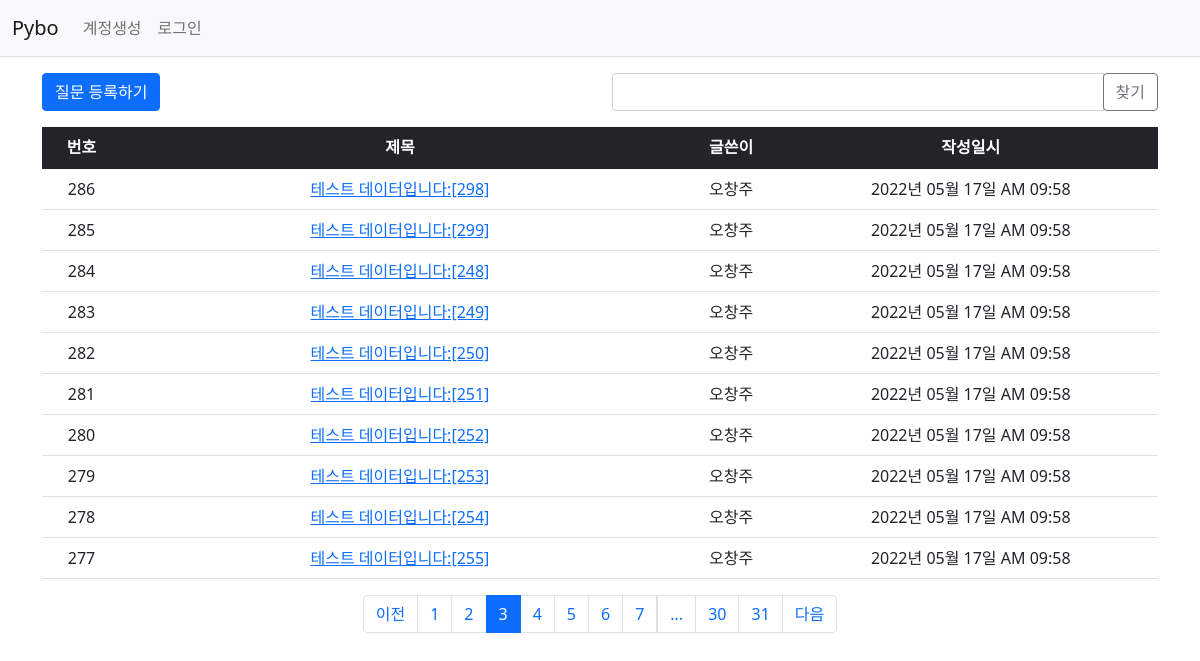
Screenshot of /question/list/?page=3 with the database file from the repository.
### pybo/models.py (models this page shows)
class Question(db.Model):
    id = db.Column(db.Integer, primary_key=True)
    subject = db.Column(db.String(200), nullable=False)
    content = db.Column(db.Text(), nullable=False)
    create_date = db.Column(db.DateTime(), nullable=False)
    user_id = db.Column(db.Integer, db.ForeignKey('user.id', ondelete='CASCADE'), nullable=False)
    user = db.relationship('User', backref=db.backref('question_set'))
    modify_date = db.Column(db.DateTime(), nullable=True)
    voter = db.relationship('User', secondary=question_voter, backref=db.backref('question_voter_set'))

class User(db.Model):
    id = db.Column(db.Integer, primary_key=True)
    username = db.Column(db.String(150), unique=True, nullable=False)
    password = db.Column(db.String(200), nullable=False)
    email = db.Column(db.String(120), unique=True, nullable=False)

### pybo/views/question_views.py (the view, shortened to what this page needs)
@bp.route('/list/')
def _list():
    page = request.args.get('page', type=int, default=1)
    kw = request.args.get('kw', type=str, default='')
    question_list = Question.query.order_by(Question.create_date.desc())
    question_list = question_list.paginate(page, per_page=10)
    return render_template('question/question_list.html', question_list=question_list, page=page, kw=kw)

### pybo/filter.py (called while the page is built)
def format_datetime(value, fmt='%Y년 %m월 %d일 %p %I:%M'):
    return value.strftime(fmt)

### pybo/views/auth_views.py (called while the page is built)
@bp.before_app_request
def load_logged_in_user():
    user_id = session.get('user_id')
    if user_id is None:
        g.user = None
    else:
        g.user = User.query.get(user_id)

### pybo/templates/question/question_list.html (shortened to what this page needs)
{% extends 'base.html' %}
{% block content %}
<div class="container my-3">
    <div class="row my-3">
        <div class="col-6">
            <a href="{{ url_for('question.create') }}" class="btn btn-primary">질문 등록하기</a>
        </div>
        <div class="col-6">
            <div class="input-group">
                <input type="text" id="search_kw" class="form-control" value="{{kw or '' }}">
                <div class="input-group-append">
                    <button class="btn btn-outline-secondary" type="button" id="btn_search">찾기</button>
                </div>
            </div>
        </div>
    </div>
    <table class="table">
        <thead>
        <tr class="text-center table-dark">
            <th>번호</th>
            <th style="width:50%">제목</th>
            <th>글쓴이</th>
            <th>작성일시</th>
        </tr>
        </thead>
        <tbody>
        {% if question_list %}
        {% for question in question_list.items %}
        <tr class = "text-center">
            <td>{{ question_list.total - ((question_list.page-1) * question_list.per_page) - loop.index0}}</td>
            <td class="text-center">
                <a href="{{ url_for('question.detail', question_id=question.id) }}">{{ question.subject }}</a>
            </td>
            <td>{{ question.user.username }}</td>
            <td>{{ question.create_date|datetime }}</td>
        </tr>
        {% endfor %}
        {% else %}
        <tr>
            <td colspan="3">질문이 없습니다.</td>
        </tr>
        {% endif %}
        </tbody>
    </table>
    <ul class="pagination justify-content-center">
        {% if question_list.has_prev %}
        <li class="page-item">
            <a class="page-link" href="?page={{ question_list.prev_num }}" href="javascrip:void(0)">이전</a>
        </li>
        {% else %}
        <li class="page-item disabled">
            <a class="page-link" tabindex="-1" aria-disabled="true" href="javascript:void(0)">이전</a>
        </li>
        {% endif %}
        {% for page_num in question_list.iter_pages() %}
        {% if page_num %}
        {% if page_num != question_list.page %}
        <li class="page-item">
            <a class="page-link" href="?page={{ page_num }}" href="javascript:void(0)">{{ page_num }} </a>
        </li>
        {% else %}
        <li class="page-item active" aria-current="page">
            <a class="page-link" href="javascript:void(0)">{{ page_num }}</a>
        </li>
        {% endif %}
        {% else %}
        <li class="disabled">
            <a class="page-link" href="javascript:void(0)">...</a>
        </li>
        {% endif %}
        {% endfor %}
        {% if question_list.has_next %}
        <li class="page-item">
            <a class="page-link" href="?page={{ question_list.next_num }}" href="javascript:void(0)">다음</a>
        </li>
        {% else %}
        <li class="page-item disabled">
            <a class="page-link" tabindex="-1" aria-disabled="true" href="javascript:void(0)">다음</a>
        </li>
        {% endif %}
    </ul>
</div>
{% endblock %}

### rows the page displays
Question: total "286", subject "테스트 데이터입니다:[298]", user.username "오창주", create_date "2022년 05월 17일 AM 09:58"
Question: total "285", subject "테스트 데이터입니다:[299]", user.username "오창주", create_date "2022년 05월 17일 AM 09:58"
Question: total "284", subject "테스트 데이터입니다:[248]", user.username "오창주", create_date "2022년 05월 17일 AM 09:58"
Question: total "283", subject "테스트 데이터입니다:[249]", user.username "오창주", create_date "2022년 05월 17일 AM 09:58"
Question: total "282", subject "테스트 데이터입니다:[250]", user.username "오창주", create_date "2022년 05월 17일 AM 09:58"
Question: total "281", subject "테스트 데이터입니다:[251]", user.username "오창주", create_date "2022년 05월 17일 AM 09:58"
Question: total "280", subject "테스트 데이터입니다:[252]", user.username "오창주", create_date "2022년 05월 17일 AM 09:58"
Question: total "279", subject "테스트 데이터입니다:[253]", user.username "오창주", create_date "2022년 05월 17일 AM 09:58"
Question: total "278", subject "테스트 데이터입니다:[254]", user.username "오창주", create_date "2022년 05월 17일 AM 09:58"
Question: total "277", subject "테스트 데이터입니다:[255]", user.username "오창주", create_date "2022년 05월 17일 AM 09:58"

### other values shown
{{ page_num }} "1" "2" "4" "5" "6" "7" "30" "31"
{{ page_num }} "3"
